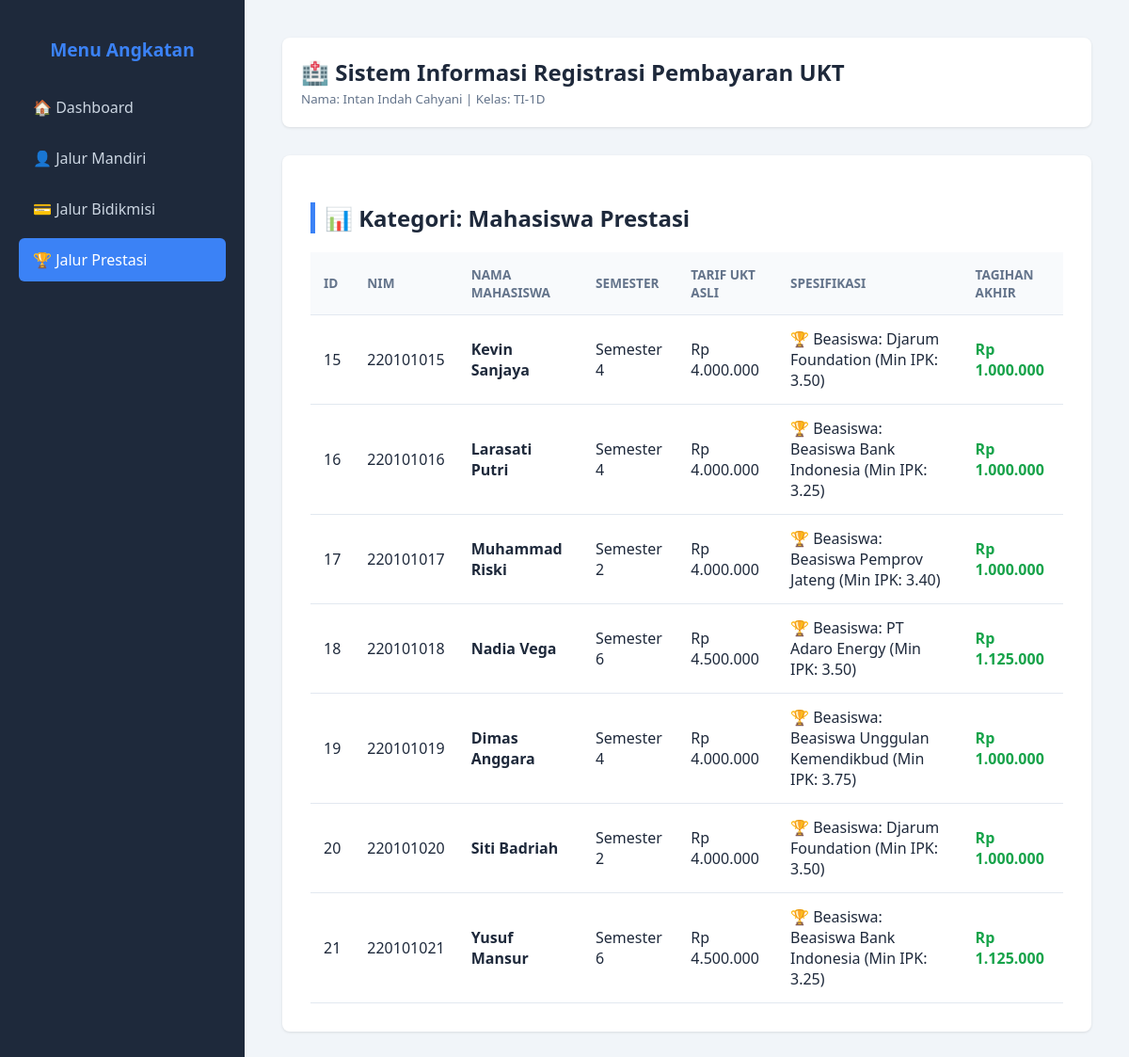
Page /index.php?page=prestasi on the committed database.
### tables this page shows
CREATE TABLE `tabel_mahasiswa` (
  `id_mahasiswa` int NOT NULL,
  `nama_mahasiswa` varchar(100) NOT NULL,
  `nim` varchar(20) NOT NULL,
  `semester` int NOT NULL,
  `tarif_ukt_nominal` int NOT NULL,
  `jenis_pembayaran` enum('mandiri','bidikmisi','prestasi') NOT NULL,
  `golongan_ukt` varchar(10) DEFAULT NULL,
  `nama_wali` varchar(100) DEFAULT NULL,
  `nomor_kip_kuliah` varchar(50) DEFAULT NULL,
  `dana_saku_subsidi` int DEFAULT NULL,
  `nama_instansi_beasiswa` varchar(100) DEFAULT NULL,
  `minimal_ipk_bersyarat` decimal(3,2) DEFAULT NULL
);

### database.php (called while the page is built, shortened)
<?php
class Database {
    private $host = "localhost";
    private $username = "root";
    private $password = "";
    private $db_name = "DB_UAS_PBO_TI1D_IntanIndahCahyani";
    public function __construct() {
        $this->conn = new mysqli($this->host, $this->username, $this->password, $this->db_name);
    }
}

### MahasiswaPrestasi.php (called while the page is built, shortened)
<?php
require_once 'Mahasiswa.php';
class MahasiswaPrestasi extends Mahasiswa {
    private $namaInstansiBeasiswa;
    private $minimalIpkSyarat;
    public function __construct($id, $nama, $nim, $semester, $ukt, $instansi, $ipk) {
        $this->namaInstansiBeasiswa = $instansi;
        $this->minimalIpkSyarat = $ipk;
    }
    public function hitungTagihanSemester() {
        return $this->tarifUktNominal * 0.25;
    }
    public function tampilkanSpesifikasiAkademik() {
        return "🏆 Beasiswa: " . $this->namaInstansiBeasiswa . " (Min IPK: " . $this->minimalIpkSyarat . ")";
    }
    public static function getDaftarPrestasi($db) {
        $query = "SELECT * FROM tabel_mahasiswa WHERE jenis_pembayaran = 'prestasi'";
        $result = $db->conn->query($query);
        $daftar = [];
        if ($result && $result->num_rows > 0) {
            while ($row = $result->fetch_assoc()) {
                $daftar[] = new self(
                    $row['id_mahasiswa'],
                    $row['nama_mahasiswa'],
                    $row['nim'],
                    $row['semester'],
                    $row['tarif_ukt_nominal'],
                    $row['nama_instansi_beasiswa'],
                    $row['minimal_ipk_bersyarat']
                );
            }
        }
        return $daftar;
    }
}

### Mahasiswa.php (called while the page is built, shortened)
<?php
abstract class Mahasiswa {
    protected $id_mahasiswa;
    protected $nama_mahasiswa;
    protected $nim;
    protected $semester;
    protected $tarifUktNominal;
    public function __construct($id, $nama, $nim, $semester, $ukt) {
        $this->id_mahasiswa = $id;
        $this->nama_mahasiswa = $nama;
        $this->nim = $nim;
        $this->semester = $semester;
        $this->tarifUktNominal = $ukt;
    }
    public function getId() { return $this->id_mahasiswa; }
    public function getNama() { return $this->nama_mahasiswa; }
    public function getNim() { return $this->nim; }
    public function getSemester() { return $this->semester; }
    public function getTarifUktNominal() { return $this->tarifUktNominal; }
}

### v_prestasi.php (the view)
<?php
require_once 'database.php';
require_once 'MahasiswaPrestasi.php';
$db = new Database();
$data = MahasiswaPrestasi::getDaftarPrestasi($db);
?>
<h2>📊 Kategori: Mahasiswa Prestasi</h2>
<table>
    <thead>
        <tr><th>ID</th><th>NIM</th><th>Nama Mahasiswa</th><th>Semester</th><th>Tarif UKT Asli</th><th>Spesifikasi</th><th>Tagihan Akhir</th></tr>
    </thead>
    <tbody>
        <?php foreach ($data as $m): ?>
            <tr>
                <td><?= $m->getId(); ?></td>
                <td><?= $m->getNim(); ?></td>
                <td><strong><?= htmlspecialchars($m->getNama()); ?></strong></td>
                <td>Semester <?= $m->getSemester(); ?></td>
                <td>Rp <?= number_format($m->getTarifUktNominal(), 0, ',', '.'); ?></td>
                <td><?= $m->tampilkanSpesifikasiAkademik(); ?></td>
                <td style="font-weight:bold; color:#16a34a;">Rp <?= number_format($m->hitungTagihanSemester(), 0, ',', '.'); ?></td>
            </tr>
        <?php endforeach; ?>
    </tbody>
</table>

### index.php (style rules this page uses)
body { font-family: 'Segoe UI', Arial, sans-serif; background-color: #f1f5f9; margin: 0; display: flex; height: 100vh; color: #1e293b; }
h2 { border-left: 5px solid #3b82f6; padding-left: 10px; margin-bottom: 20px; }
table { width: 100%; border-collapse: collapse; margin-top: 15px; }
th, td { padding: 14px; border-bottom: 1px solid #e2e8f0; text-align: left; }
th { background-color: #f8fafc; color: #64748b; font-weight: 600; text-transform: uppercase; font-size: 0.85em; }

### rows in the picture
tabel_mahasiswa: id_mahasiswa "15", nim "220101015", nama_mahasiswa "Kevin Sanjaya", semester "4", tarif_ukt_nominal "4.000.000", $m->tampilkanSpesifikasiAkademik() "🏆 Beasiswa: Djarum Foundation (Min IPK: 3.50)", tarif_ukt_nominal "1.000.000"
tabel_mahasiswa: id_mahasiswa "16", nim "220101016", nama_mahasiswa "Larasati Putri", semester "4", tarif_ukt_nominal "4.000.000", $m->tampilkanSpesifikasiAkademik() "🏆 Beasiswa: Beasiswa Bank Indonesia (Min IPK: 3.25)", tarif_ukt_nominal "1.000.000"
tabel_mahasiswa: id_mahasiswa "17", nim "220101017", nama_mahasiswa "Muhammad Riski", semester "2", tarif_ukt_nominal "4.000.000", $m->tampilkanSpesifikasiAkademik() "🏆 Beasiswa: Beasiswa Pemprov Jateng (Min IPK: 3.40)", tarif_ukt_nominal "1.000.000"
tabel_mahasiswa: id_mahasiswa "18", nim "220101018", nama_mahasiswa "Nadia Vega", semester "6", tarif_ukt_nominal "4.500.000", $m->tampilkanSpesifikasiAkademik() "🏆 Beasiswa: PT Adaro Energy (Min IPK: 3.50)", tarif_ukt_nominal "1.125.000"
tabel_mahasiswa: id_mahasiswa "19", nim "220101019", nama_mahasiswa "Dimas Anggara", semester "4", tarif_ukt_nominal "4.000.000", $m->tampilkanSpesifikasiAkademik() "🏆 Beasiswa: Beasiswa Unggulan Kemendikbud (Min IPK: 3.75)", tarif_ukt_nominal "1.000.000"
tabel_mahasiswa: id_mahasiswa "20", nim "220101020", nama_mahasiswa "Siti Badriah", semester "2", tarif_ukt_nominal "4.000.000", $m->tampilkanSpesifikasiAkademik() "🏆 Beasiswa: Djarum Foundation (Min IPK: 3.50)", tarif_ukt_nominal "1.000.000"
tabel_mahasiswa: id_mahasiswa "21", nim "220101021", nama_mahasiswa "Yusuf Mansur", semester "6", tarif_ukt_nominal "4.500.000", $m->tampilkanSpesifikasiAkademik() "🏆 Beasiswa: Beasiswa Bank Indonesia (Min IPK: 3.25)", tarif_ukt_nominal "1.125.000"
